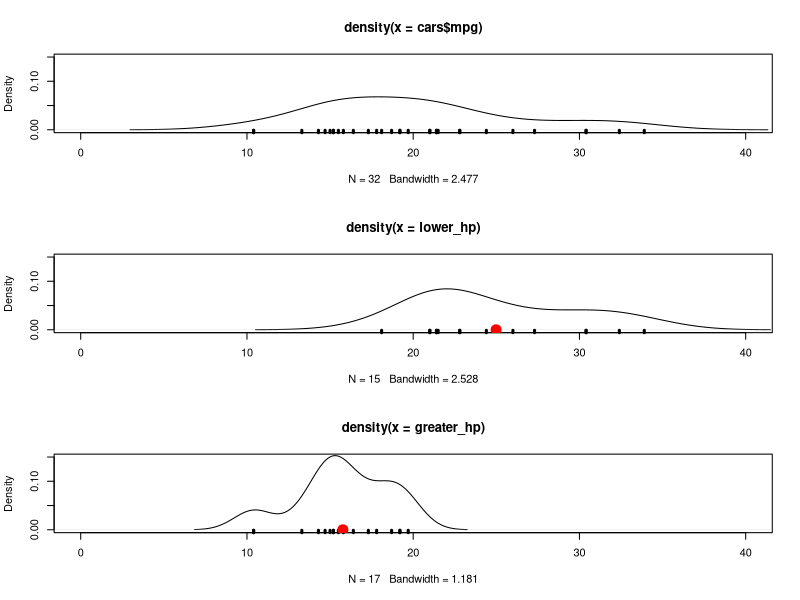
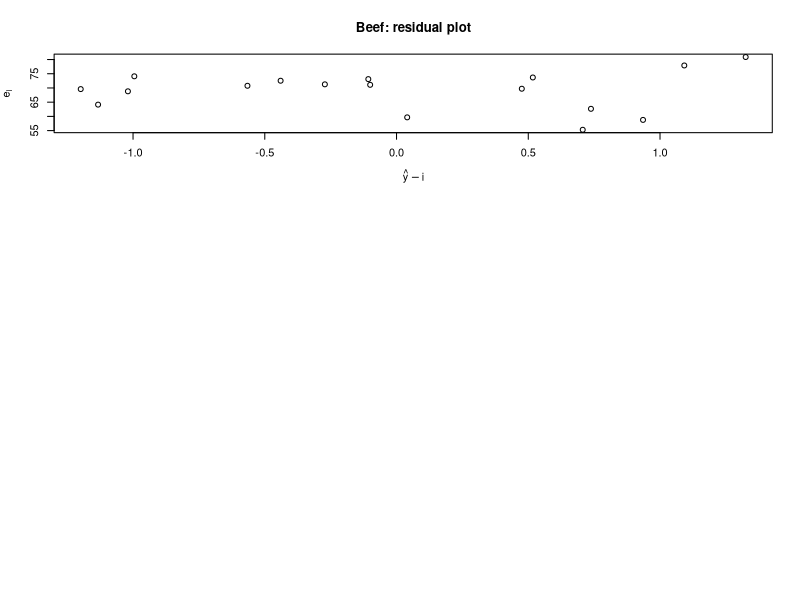
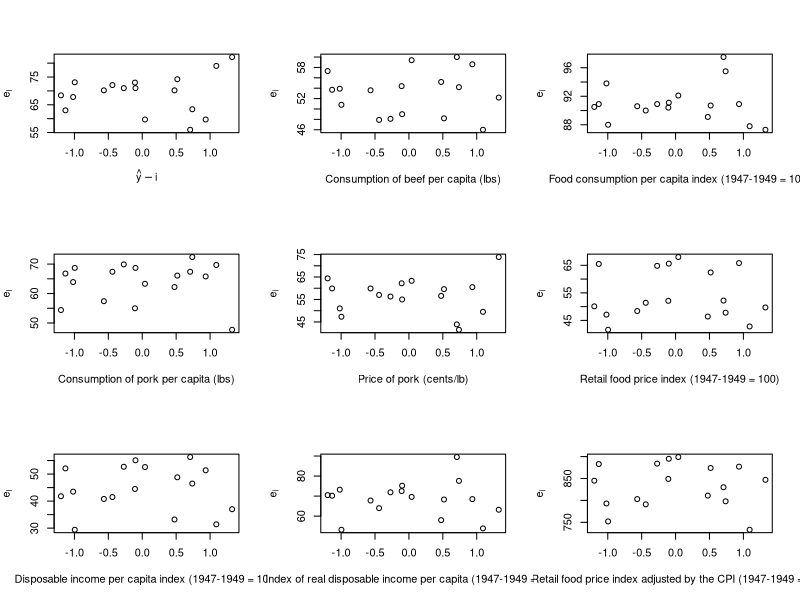
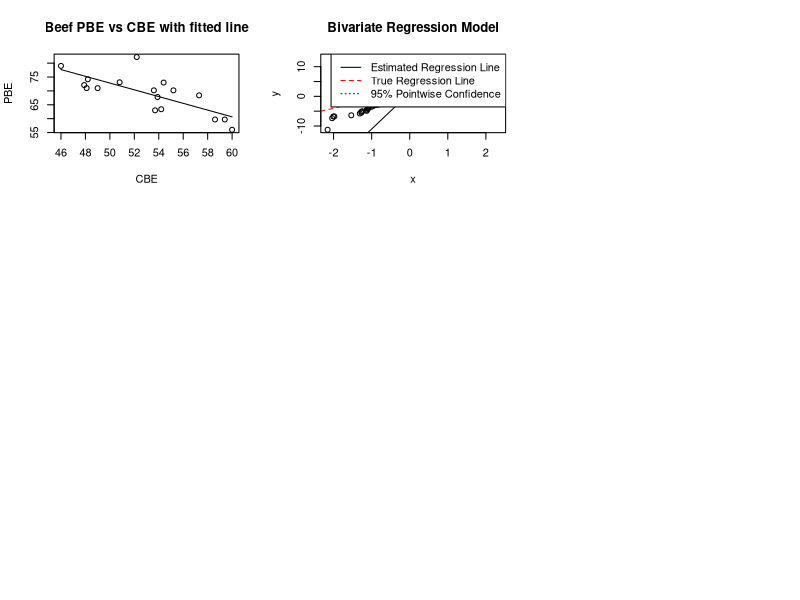

Write R code to recreate these figures, in order.
## ---- chunk 1
cars<-mtcars
par(mfrow=c(3, 1))

plot(density(cars$mpg),ylim=c(0,0.15), xlim=c(0,40))
rug(cars$mpg,lwd=3)

lower_hp <- cars$mpg[which(cars$hp < median(cars$hp))]
plot(density(lower_hp), ylim=c(0,0.15), xlim=c(0,40))
rug(lower_hp,lwd=3)
points(x = mean(lower_hp), 0, pch = 19, col="red", cex=2)

greater_hp <- cars$mpg[which(cars$hp >= median(cars$hp))]
plot(density(greater_hp), ylim=c(0,0.15), xlim=c(0,40))
rug(greater_hp, lwd=3)
points(x = mean(greater_hp), 0, pch = 19, col="red", cex=2)
## ---- chunk 2
t.test(lower_hp, greater_hp)
## ---- chunk 3
XX <- read.table(file="beef.txt", comment.char = "%", header = T)

structure(XX)

summary(XX)
## ---- chunk 4
mb <- lm(data = XX, PBE~CBE+CFO+YEAR+PPO+CPO+PFO+DINC+RDINC+RFP)
summary(mb)

plot(mb$residuals, mb$fitted.values, main = "Beef: residual plot", ylab = expression(e[i]), xlab = expression(hat(y)-i))


par(mfrow=c(3, 3))
plot(mb$residuals, XX$PBE, ylab = expression(e[i]), xlab = expression(hat(y)-i))
plot(mb$residuals, XX$CBE, ylab = expression(e[i]), xlab = "Consumption of beef per capita (lbs)")
plot(mb$residuals, XX$CFO, ylab = expression(e[i]), xlab = "Food consumption per capita index (1947-1949 = 100)")
plot(mb$residuals, XX$CPO, ylab = expression(e[i]), xlab = "Consumption of pork per capita (lbs)")
plot(mb$residuals, XX$PPO, ylab = expression(e[i]), xlab = "Price of pork (cents/lb)")
plot(mb$residuals, XX$PFO, ylab = expression(e[i]), xlab = "Retail food price index (1947-1949 = 100)")
plot(mb$residuals, XX$DINC, ylab = expression(e[i]), xlab = "Disposable income per capita index (1947-1949 = 100)")
plot(mb$residuals, XX$RDINC, ylab = expression(e[i]), xlab = "Index of real disposable income per capita (1947-1949 = 100)")
plot(mb$residuals, XX$RFP, ylab = expression(e[i]), xlab = "Retail food price index adjusted by the CPI (1947-1949 = 100)")
## ---- chunk 5
PBECBE = lm(PBE~CBE, data=XX)
summary(PBECBE)

plot(XX$CBE, XX$PBE, xlab="CBE", ylab="PBE", main="Beef PBE vs CBE with fitted line")
points(XX$CBE, fitted(PBECBE), type="l")
## ---- chunk 6
n <- 100
b0 <- 2
b1 <- 3
sigma <- 4
x  <- rnorm(n)
e  <- rnorm(n, sd = sigma)
y  <- b0 + b1*x + e
m <- lm(y ~ x + e)
summary(m)

qqplot(x, y, main = "Bivariate Regression Model")
abline(x, y)
abline(b0,b1, col="red", lty=2)

#abline(, col="blue" , lty=3)
legend(x="topright", legend=c("Estimated Regression Line", "True Regression Line", "95% Pointwise Confidence"), col = c("black","red","blue"), lty=c(1,2,3))
